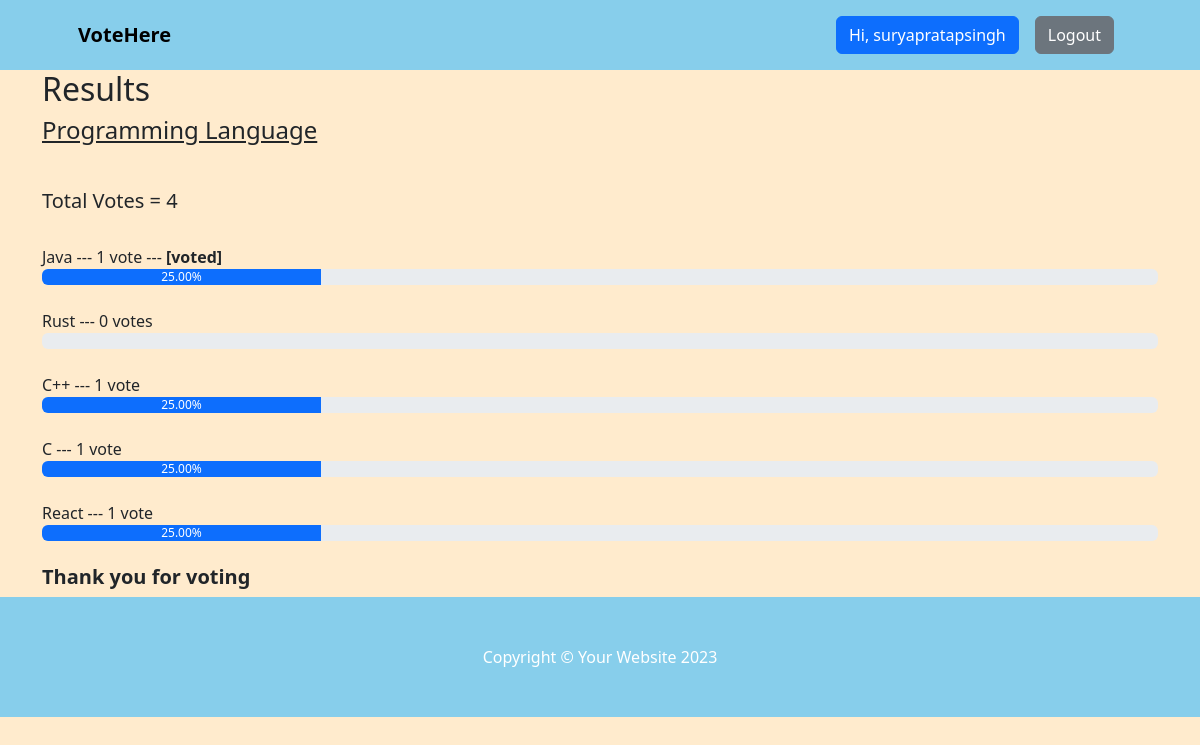
Page /result/programming-language (signed in) on the committed database.
### voteapp/models.py (models this page shows, shortened)
class Category(models.Model):
    title = models.CharField(max_length=200)
    slug = models.SlugField(blank=True, null=True)
    description = models.TextField(blank=True, null=True)
    total_vote = models.IntegerField(default=0)
    voters = models.ManyToManyField(User, blank=True)

class CategoryItem(models.Model):
    title = models.CharField(max_length=200)
    total_vote = models.IntegerField(default=0)
    category = models.ForeignKey(Category, on_delete=models.CASCADE, related_name="items")
    voters = models.ManyToManyField(User, blank=True)
    @property
    def percentage_vote(self):
        category_votes = self.category.total_vote
        item_votes = self.total_vote
        if category_votes == 0:
            vote_in_percentage = 0
        else:
            vote_in_percentage = (item_votes/category_votes) * 100
        return vote_in_percentage

### voteapp/views.py (the view)
# urls.py: path("result/<str:slug>", views.result, name="result"),
def result(request, slug):
    category = Category.objects.get(slug=slug)
    items = CategoryItem.objects.filter(category=category)
    context = {"category": category, "items": items}
    return render(request, "result.html", context)

### voteapp/templatetags/custom_filters.py (called while the page is built)
@register.filter(name="has_voted")
def has_voted(user, voters):
    return any(user.id== voter.id for voter in voters)

### voteapp/templates/result.html
{% extends 'base.html' %}
{% block content %}
{% load humanize %}
{% load custom_filters %}
<div class="container result-container">
    <div class="sub-container">
      <h2>Results</h2>
      <h4>{{category.title}}</h4>
      <br>
      <h5>Total Votes = {{category.total_vote}}</h5>
      <br />
      {% for item in items  %}
      {% if request.user|has_voted:item.voters.all %}
      <small>{{item.title}}</strong> --- {{item.total_vote}} vote{{item.total_vote | pluralize:",s"}} ---  <strong>[voted]</strong> </small>
      <div class="progressContainer">
        <div class="progress">
          <div
            class="progress-bar"
            role="progressbar"
            aria-label="Example with label"
            style="width:{{item.percentage_vote | floatformat:2}}%;"
            aria-valuenow="25"
            aria-valuemin="0"
            aria-valuemax="100"
          >
          {{item.percentage_vote | floatformat:2}}%
          </div>
        </div>
      </div>
      <br>
      {% else %}
      <small>{{item.title}}</strong> --- {{item.total_vote}} vote{{item.total_vote | pluralize:",s"}} </small>
      <div class="progressContainer">
        <div class="progress">
          <div
            class="progress-bar"
            role="progressbar"
            aria-label="Example with label"
            style="width:{{item.percentage_vote | floatformat:2}}%;"
            aria-valuenow="25"
            aria-valuemin="0"
            aria-valuemax="100"
          >
          {{item.percentage_vote | floatformat:2}}%
          </div>
        </div>
      </div>
      <br>
      {% endif %}
      {% endfor %}
      <h5 style="font-weight: bold">Thank you for voting</h5>
    </div>
  </div>
{% endblock content %}

### voteapp/templates/base.html (shortened to what this page needs)
<!DOCTYPE html>
{% load static %}
<html lang="en">
<head>
    <link href="https://cdn.jsdelivr.net/npm/bootstrap-icons@1.4.1/font/bootstrap-icons.css" rel="stylesheet" />
    <link rel="stylesheet" href="{% static 'css/bootstrap.css' %}">
    <link rel="stylesheet" href="{% static 'css/style.css' %}">
</head>
<body style="background: blanchedalmond;">
     <nav class="navbar navbar-expand-lg navbar-dark" style="background:skyblue">
        <div class="container px-lg-5">
            <a class="navbar-brand text-black bold" href="{% url 'index'  %}"><strong>VoteHere</strong></a>
            <div class="collapse navbar-collapse" id="navbarSupportedContent">
                <ul class="navbar-nav ms-auto mb-2 mb-lg-0">
                    {% if request.user.is_authenticated %}
                    <li class="nav-item"><a class="nav-link" href="#"><button class="btn btn-primary">Hi, {{request.user.username}}</button></a></li>
                    <li class="nav-item"><a class="nav-link" href="{% url 'logout' %}"><button class="btn btn-secondary">Logout</button></a></li>
                    {% else %}
                    <li class="nav-item"><a class="nav-link" href="{% url 'signin' %}"><button class="btn btn-primary">Login</button></a></li>
                    <li class="nav-item"><a class="nav-link" href="{% url 'signup' %}"><button class="btn btn-primary">SignUp</button></a></li>
                    {% endif %}
                </ul>
            </div>
        </div>
    </nav>
    {% block content %}
    {% endblock content %}
     <footer class="py-5" style="background:skyblue;">
        <div class="container"><p class="m-0 text-center text-white">Copyright &copy; Your Website 2023</p></div>
    </footer>
</body>
</html>

### voteapp/static/css/style.css (style rules this page uses)
* { box-sizing: border-box; }
.result-container { display: flex; align-items: center; justify-content: center; }
.sub-container { width: inherit }
.result-container h4 { text-decoration: underline; margin-bottom: 20px; }
.result-container small { font-size: 16px; font-weight: 500; }

### rows in the picture
Category: title "Programming Language", total_vote "4"
CategoryItem: title "Java", total_vote "1", percentage_vote "25.00"
CategoryItem: title "Rust", total_vote "0", total_vote|pluralize "s"
CategoryItem: title "C++", total_vote "1", percentage_vote "25.00"
CategoryItem: title "C", total_vote "1", percentage_vote "25.00"
CategoryItem: title "React", total_vote "1", percentage_vote "25.00"

### other values in the picture
{{ request.user.username }} "suryapratapsingh"
